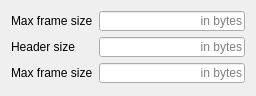
<?xml version="1.0" encoding="UTF-8"?>
<ui version="4.0">
 <class>G2FDbPropertyForm</class>
 <widget class="QWidget" name="G2FDbPropertyForm">
  <property name="geometry">
   <rect>
    <x>0</x>
    <y>0</y>
    <width>256</width>
    <height>96</height>
   </rect>
  </property>
  <property name="sizePolicy">
   <sizepolicy hsizetype="Preferred" vsizetype="Fixed">
    <horstretch>0</horstretch>
    <verstretch>0</verstretch>
   </sizepolicy>
  </property>
  <property name="minimumSize">
   <size>
    <width>0</width>
    <height>96</height>
   </size>
  </property>
  <property name="windowTitle">
   <string>Form</string>
  </property>
  <property name="toolTip">
   <string/>
  </property>
  <layout class="QFormLayout" name="formLayout">
   <item row="0" column="0">
    <widget class="QLabel" name="label">
     <property name="text">
      <string>Max frame size</string>
     </property>
    </widget>
   </item>
   <item row="0" column="1">
    <widget class="QLineEdit" name="max_frame_size_lineEdit">
     <property name="sizePolicy">
      <sizepolicy hsizetype="Preferred" vsizetype="Preferred">
       <horstretch>0</horstretch>
       <verstretch>0</verstretch>
      </sizepolicy>
     </property>
     <property name="minimumSize">
      <size>
       <width>0</width>
       <height>20</height>
      </size>
     </property>
     <property name="maximumSize">
      <size>
       <width>16777215</width>
       <height>20</height>
      </size>
     </property>
     <property name="inputMask">
      <string/>
     </property>
     <property name="text">
      <string/>
     </property>
     <property name="alignment">
      <set>Qt::AlignRight|Qt::AlignTrailing|Qt::AlignVCenter</set>
     </property>
     <property name="placeholderText">
      <string>in bytes</string>
     </property>
    </widget>
   </item>
   <item row="1" column="0">
    <widget class="QLabel" name="label_2">
     <property name="text">
      <string>Header size</string>
     </property>
    </widget>
   </item>
   <item row="1" column="1">
    <widget class="QLineEdit" name="header_size_lineEdit">
     <property name="sizePolicy">
      <sizepolicy hsizetype="Preferred" vsizetype="Preferred">
       <horstretch>0</horstretch>
       <verstretch>0</verstretch>
      </sizepolicy>
     </property>
     <property name="minimumSize">
      <size>
       <width>0</width>
       <height>20</height>
      </size>
     </property>
     <property name="maximumSize">
      <size>
       <width>16777215</width>
       <height>20</height>
      </size>
     </property>
     <property name="alignment">
      <set>Qt::AlignRight|Qt::AlignTrailing|Qt::AlignVCenter</set>
     </property>
     <property name="placeholderText">
      <string>in bytes</string>
     </property>
    </widget>
   </item>
   <item row="2" column="0">
    <widget class="QLabel" name="label_3">
     <property name="text">
      <string>Max frame size</string>
     </property>
    </widget>
   </item>
   <item row="2" column="1">
    <widget class="QLineEdit" name="lineEdit">
     <property name="sizePolicy">
      <sizepolicy hsizetype="Preferred" vsizetype="Preferred">
       <horstretch>0</horstretch>
       <verstretch>0</verstretch>
      </sizepolicy>
     </property>
     <property name="minimumSize">
      <size>
       <width>0</width>
       <height>20</height>
      </size>
     </property>
     <property name="maximumSize">
      <size>
       <width>16777215</width>
       <height>20</height>
      </size>
     </property>
     <property name="alignment">
      <set>Qt::AlignRight|Qt::AlignTrailing|Qt::AlignVCenter</set>
     </property>
     <property name="placeholderText">
      <string>in bytes</string>
     </property>
    </widget>
   </item>
  </layout>
 </widget>
 <resources/>
 <connections/>
</ui>
